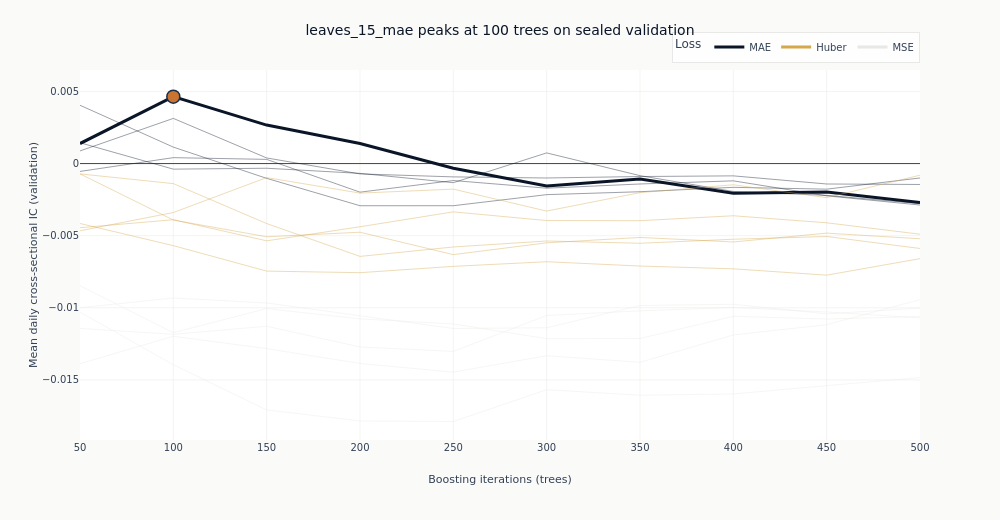

Here is the notebook cell this chart was saved with:
### Code cell
for loss, color in _LOSS_COLOR.items():
    fig_lc.add_trace(
        go.Scatter(x=[None], y=[None], mode="lines", line=dict(color=color, width=3), name=loss)
    )
fig_lc.update_layout(
    title=f"{best['config']['config_name']} peaks at {best['best_iter']} trees on sealed validation",
    template="ml4t",
    height=520,
    width=1000,
    margin=dict(t=70),
    legend=dict(title="Loss", orientation="h", y=1.02, x=1, xanchor="right", yanchor="bottom"),
)
fig_lc.update_xaxes(title_text="Boosting iterations (trees)")
fig_lc.update_yaxes(title_text="Mean daily cross-sectional IC (validation)", zeroline=True)
fig_lc.show()

### Figure 1 — Plotly figure (JSON) as saved in the notebook; plotly's stock layout.template omitted (floating-point values rounded to 4 significant figures)
{"data": [{"hovertemplate": "leaves_15_mae<br>trees %{x}<br>IC %{y:+.4f}<extra></extra>", "line": {"color": "#0a1628", "width": 3}, "mode": "lines", "name": "leaves_15_mae", "opacity": 1.0, "showlegend": false, "type": "scatter", "x": [50, 100, 150, 200, 250, 300, 350, 400, 450, 500], "y": [0.001388, 0.004642, 0.00267, 0.001387, -0.0003211, -0.001555, -0.001073, -0.002063, -0.001965, -0.002708]}, {"hovertemplate": "default_mae<br>trees %{x}<br>IC %{y:+.4f}<extra></extra>", "line": {"color": "#0a1628", "width": 1}, "mode": "lines", "name": "default_mae", "opacity": 0.4, "showlegend": false, "type": "scatter", "x": [50, 100, 150, 200, 250, 300, 350, 400, 450, 500], "y": [0.004044, 0.001141, -0.001025, -0.002923, -0.002922, -0.002155, -0.001952, -0.001648, -0.001775, -0.0009976]}, {"hovertemplate": "leaves_63_mae<br>trees %{x}<br>IC %{y:+.4f}<extra></extra>", "line": {"color": "#0a1628", "width": 1}, "mode": "lines", "name": "leaves_63_mae", "opacity": 0.4, "showlegend": false, "type": "scatter", "x": [50, 100, 150, 200, 250, 300, 350, 400, 450, 500], "y": [0.0008764, 0.003132, 0.00039, -0.0007176, -0.0009239, -0.0009998, -0.0008978, -0.000853, -0.001416, -0.00145]}, {"hovertemplate": "leaves_7_mae<br>trees %{x}<br>IC %{y:+.4f}<extra></extra>", "line": {"color": "#0a1628", "width": 1}, "mode": "lines", "name": "leaves_7_mae", "opacity": 0.4, "showlegend": false, "type": "scatter", "x": [50, 100, 150, 200, 250, 300, 350, 400, 450, 500], "y": [0.001444, -0.0003868, -0.0003237, -0.0006812, -0.001325, 0.0007395, -0.0008379, -0.001935, -0.002202, -0.002775]}, {"hovertemplate": "leaves_31_mae<br>trees %{x}<br>IC %{y:+.4f}<extra></extra>", "line": {"color": "#0a1628", "width": 1}, "mode": "lines", "name": "leaves_31_mae", "opacity": 0.4, "showlegend": false, "type": "scatter", "x": [50, 100, 150, 200, 250, 300, 350, 400, 450, 500], "y": [-0.0005446, 0.0004105, 0.0002897, -0.001983, -0.001177, -0.001707, -0.001416, -0.001197, -0.002238, -0.002875]}, {"hovertemplate": "leaves_7_huber<br>trees %{x}<br>IC %{y:+.4f}<extra></extra>", "line": {"color": "#D4A84B", "width": 1}, "mode": "lines", "name": "leaves_7_huber", "opacity": 0.4, "showlegend": false, "type": "scatter", "x": [50, 100, 150, 200, 250, 300, 350, 400, 450, 500], "y": [-0.0007156, -0.003916, -0.005075, -0.00476, -0.006315, -0.005494, -0.005123, -0.005437, -0.004824, -0.005213]}, {"hovertemplate": "leaves_15_huber<br>trees %{x}<br>IC %{y:+.4f}<extra></extra>", "line": {"color": "#D4A84B", "width": 1}, "mode": "lines", "name": "leaves_15_huber", "opacity": 0.4, "showlegend": false, "type": "scatter", "x": [50, 100, 150, 200, 250, 300, 350, 400, 450, 500], "y": [-0.0007174, -0.00139, -0.004159, -0.006438, -0.005784, -0.00537, -0.005528, -0.005247, -0.005056, -0.005889]}, {"hovertemplate": "default_huber<br>trees %{x}<br>IC %{y:+.4f}<extra></extra>", "line": {"color": "#D4A84B", "width": 1}, "mode": "lines", "name": "default_huber", "opacity": 0.4, "showlegend": false, "type": "scatter", "x": [50, 100, 150, 200, 250, 300, 350, 400, 450, 500], "y": [-0.004661, -0.003395, -0.0009715, -0.002048, -0.001773, -0.003294, -0.002015, -0.001471, -0.002362, -0.0008074]}, {"hovertemplate": "leaves_63_huber<br>trees %{x}<br>IC %{y:+.4f}<extra></extra>", "line": {"color": "#D4A84B", "width": 1}, "mode": "lines", "name": "leaves_63_huber", "opacity": 0.4, "showlegend": false, "type": "scatter", "x": [50, 100, 150, 200, 250, 300, 350, 400, 450, 500], "y": [-0.004448, -0.003894, -0.005358, -0.004382, -0.003349, -0.003951, -0.00396, -0.003619, -0.004107, -0.004897]}, {"hovertemplate": "leaves_31_huber<br>trees %{x}<br>IC %{y:+.4f}<extra></extra>", "line": {"color": "#D4A84B", "width": 1}, "mode": "lines", "name": "leaves_31_huber", "opacity": 0.4, "showlegend": false, "type": "scatter", "x": [50, 100, 150, 200, 250, 300, 350, 400, 450, 500], "y": [-0.004155, -0.005691, -0.007456, -0.007567, -0.007128, -0.006807, -0.007107, -0.0073, -0.007738, -0.006593]}, {"hovertemplate": "leaves_31_mse<br>trees %{x}<br>IC %{y:+.4f}<extra></extra>", "line": {"color": "#e8e8e6", "width": 1}, "mode": "lines", "name": "leaves_31_mse", "opacity": 0.4, "showlegend": false, "type": "scatter", "x": [50, 100, 150, 200, 250, 300, 350, 400, 450, 500], "y": [-0.008472, -0.01173, -0.01006, -0.01077, -0.01112, -0.01214, -0.01213, -0.01059, -0.01078, -0.0106]}, {"hovertemplate": "leaves_63_mse<br>trees %{x}<br>IC %{y:+.4f}<extra></extra>", "line": {"color": "#e8e8e6", "width": 1}, "mode": "lines", "name": "leaves_63_mse", "opacity": 0.4, "showlegend": false, "type": "scatter", "x": [50, 100, 150, 200, 250, 300, 350, 400, 450, 500], "y": [-0.009997, -0.009319, -0.009669, -0.01055, -0.01144, -0.01138, -0.009845, -0.009755, -0.01042, -0.01002]}, {"hovertemplate": "default_mse<br>trees %{x}<br>IC %{y:+.4f}<extra></extra>", "line": {"color": "#e8e8e6", "width": 1}, "mode": "lines", "name": "default_mse", "opacity": 0.4, "showlegend": false, "type": "scatter", "x": [50, 100, 150, 200, 250, 300, 350, 400, 450, 500], "y": [-0.01388, -0.01197, -0.01283, -0.01386, -0.01446, -0.01332, -0.01378, -0.01188, -0.01117, -0.009432]}, {"hovertemplate": "leaves_15_mse<br>trees %{x}<br>IC %{y:+.4f}<extra></extra>", "line": {"color": "#e8e8e6", "width": 1}, "mode": "lines", "name": "leaves_15_mse", "opacity": 0.4, "showlegend": false, "type": "scatter", "x": [50, 100, 150, 200, 250, 300, 350, 400, 450, 500], "y": [-0.01143, -0.01184, -0.01128, -0.01272, -0.01302, -0.01053, -0.01021, -0.009974, -0.01029, -0.0107]}, {"hovertemplate": "leaves_7_mse<br>trees %{x}<br>IC %{y:+.4f}<extra></extra>", "line": {"color": "#e8e8e6", "width": 1}, "mode": "lines", "name": "leaves_7_mse", "opacity": 0.4, "showlegend": false, "type": "scatter", "x": [50, 100, 150, 200, 250, 300, 350, 400, 450, 500], "y": [-0.0103, -0.01395, -0.01708, -0.01785, -0.01789, -0.01568, -0.01606, -0.01598, -0.0154, -0.01484]}, {"marker": {"color": "#C87533", "line": {"color": "#1a2d4a", "width": 1.5}, "size": 13}, "mode": "markers", "name": "selected winner", "showlegend": false, "type": "scatter", "x": [100], "y": [0.004642]}, {"line": {"color": "#0a1628", "width": 3}, "mode": "lines", "name": "MAE", "type": "scatter", "x": [null], "y": [null]}, {"line": {"color": "#D4A84B", "width": 3}, "mode": "lines", "name": "Huber", "type": "scatter", "x": [null], "y": [null]}, {"line": {"color": "#e8e8e6", "width": 3}, "mode": "lines", "name": "MSE", "type": "scatter", "x": [null], "y": [null]}], "layout": {"height": 520, "legend": {"orientation": "h", "title": {"text": "Loss"}, "x": 1, "xanchor": "right", "y": 1.02, "yanchor": "bottom"}, "margin": {"t": 70}, "title": {"text": "leaves_15_mae peaks at 100 trees on sealed validation"}, "width": 1000, "xaxis": {"title": {"text": "Boosting iterations (trees)"}}, "yaxis": {"title": {"text": "Mean daily cross-sectional IC (validation)"}, "zeroline": true}}}
